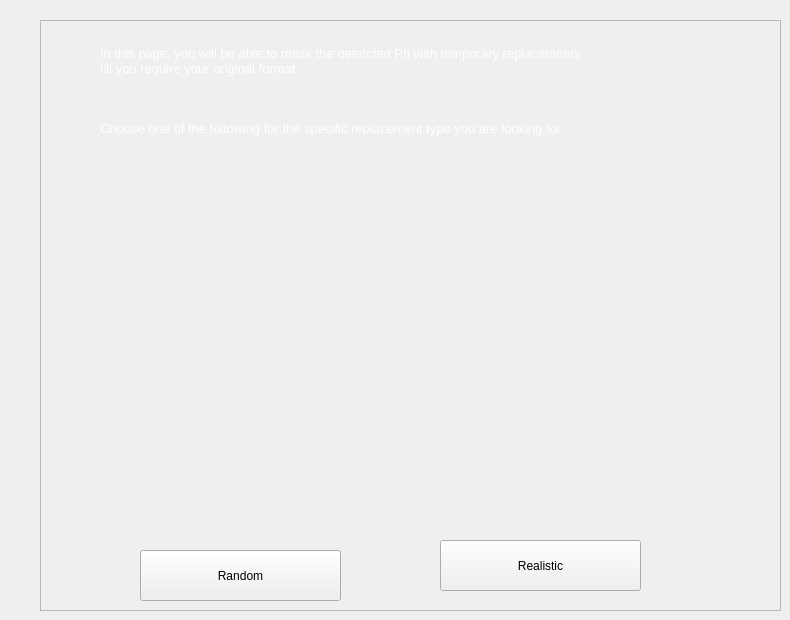
            <widget class="QWidget" name="pageScan">
             <widget class="QFrame" name="frame_6">
              <property name="geometry">
               <rect>
                <x>40</x>
                <y>20</y>
                <width>741</width>
                <height>591</height>
               </rect>
              </property>
              <property name="frameShape">
               <enum>QFrame::StyledPanel</enum>
              </property>
              <property name="frameShadow">
               <enum>QFrame::Raised</enum>
              </property>
              <widget class="QPushButton" name="randommask">
               <property name="geometry">
                <rect>
                 <x>100</x>
                 <y>530</y>
                 <width>201</width>
                 <height>51</height>
                </rect>
               </property>
               <property name="cursor">
                <cursorShape>PointingHandCursor</cursorShape>
               </property>
               <property name="text">
                <string>Random</string>
               </property>
              </widget>
              <widget class="QPushButton" name="realisticmask">
               <property name="geometry">
                <rect>
                 <x>400</x>
                 <y>520</y>
                 <width>201</width>
                 <height>51</height>
                </rect>
               </property>
               <property name="cursor">
                <cursorShape>PointingHandCursor</cursorShape>
               </property>
               <property name="text">
                <string>Realistic</string>
               </property>
              </widget>
              <widget class="QLabel" name="text1">
               <property name="geometry">
                <rect>
                 <x>60</x>
                 <y>20</y>
                 <width>651</width>
                 <height>41</height>
                </rect>
               </property>
               <property name="font">
                <font>
                 <pointsize>10</pointsize>
                </font>
               </property>
               <property name="styleSheet">
                <string notr="true">color:white;</string>
               </property>
               <property name="text">
                <string>In this page, you will be able to mask the detetcted PII with temporary replacements 
till you require your original format. </string>
               </property>
              </widget>
              <widget class="QLabel" name="image3">
               <property name="geometry">
                <rect>
                 <x>60</x>
                 <y>160</y>
                 <width>521</width>
                 <height>311</height>
                </rect>
               </property>
               <property name="text">
                <string/>
               </property>
               <property name="pixmap">
                <pixmap>../Screenshot_2026-02-01_052337-removebg-preview.png</pixmap>
               </property>
               <property name="wordWrap">
                <bool>true</bool>
               </property>
              </widget>
              <widget class="QLabel" name="text2">
               <property name="geometry">
                <rect>
                 <x>60</x>
                 <y>100</y>
                 <width>711</width>
                 <height>16</height>
                </rect>
               </property>
               <property name="font">
                <font>
                 <pointsize>10</pointsize>
                </font>
               </property>
               <property name="styleSheet">
                <string notr="true">color:white;</string>
               </property>
               <property name="text">
                <string>Choose one of the following for the specific replacement type you are looking for.</string>
               </property>
              </widget>
             </widget>
            </widget>
